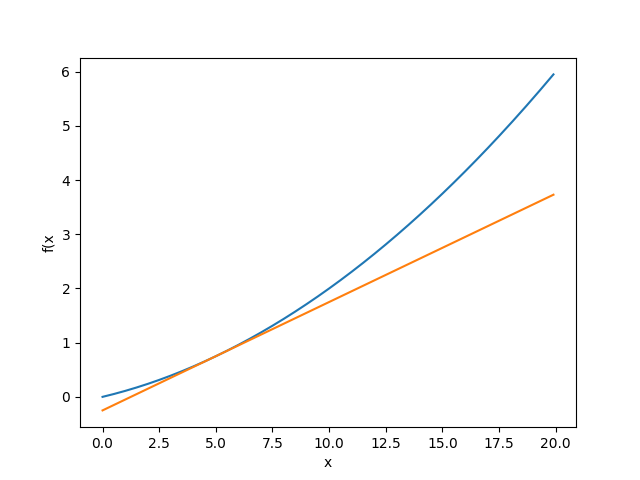

This figure's Python source:
import numpy as np
import matplotlib.pylab as plt

#定义 数值微分 函数
def numerical_diff(f, x):
    h = 1e-4 # 0.0001
    return (f(x+h) - f(x-h)) / (2 * h) #中心差分

#数值微分的一个例子
def function_1(x):
    return 0.01*x**2 + 0.1*x

#求导后的切线函数
def tangent_line(f, x):
    d = numerical_diff(f, x)
    print(d)
    y = f(x) - d*x
    return lambda t: d*t + y


#可视化
x = np.arange(0.0, 20.0, 0.1) #以 0.1 为单位,从 0 到 20 的数组 x
y = function_1(x)
plt.xlabel('x')
plt.ylabel('f(x')

tf = tangent_line(function_1, 5)
y2 = tf(x)

plt.plot(x,y)
plt.plot(x, y2)
plt.show()
 
